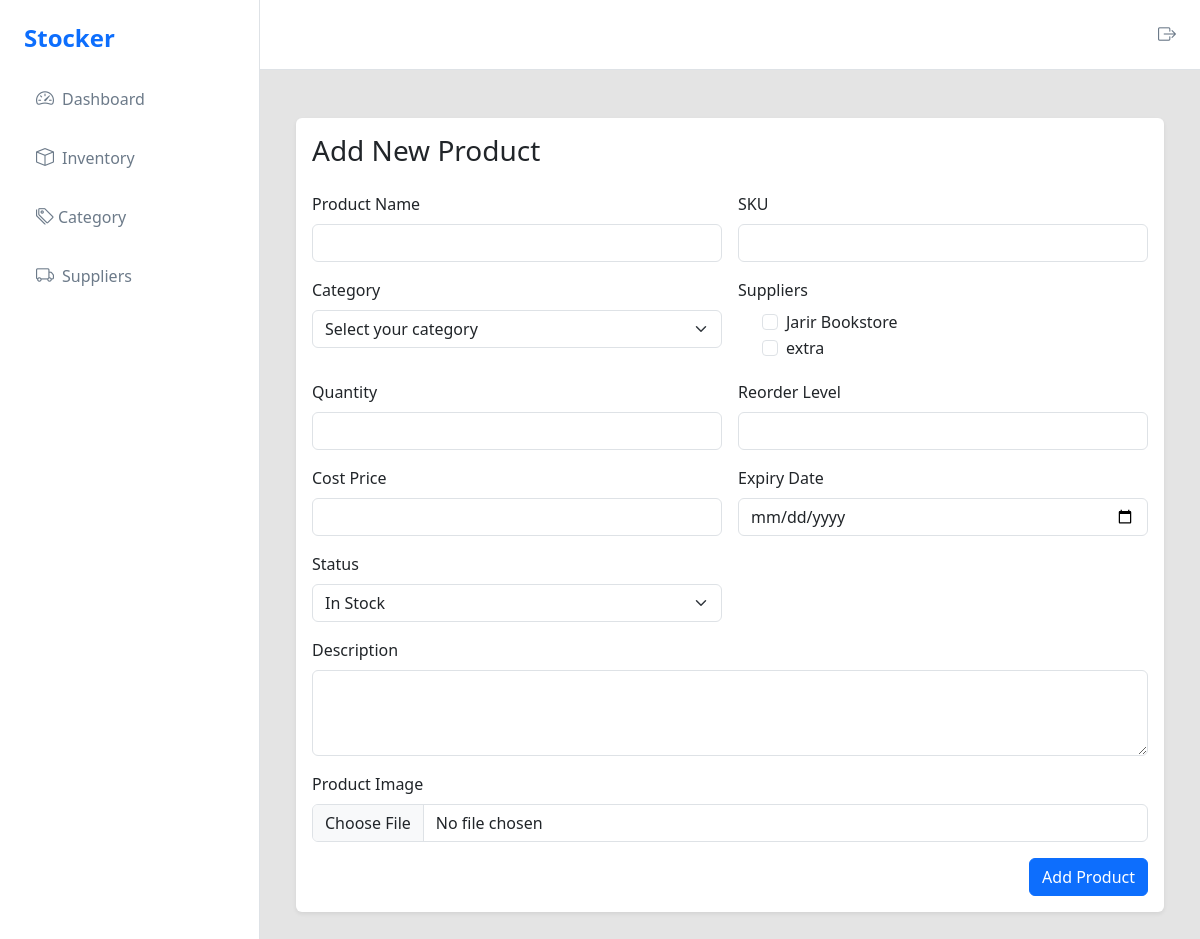
The app's page /inventory/add/product/ (signed in), older data.
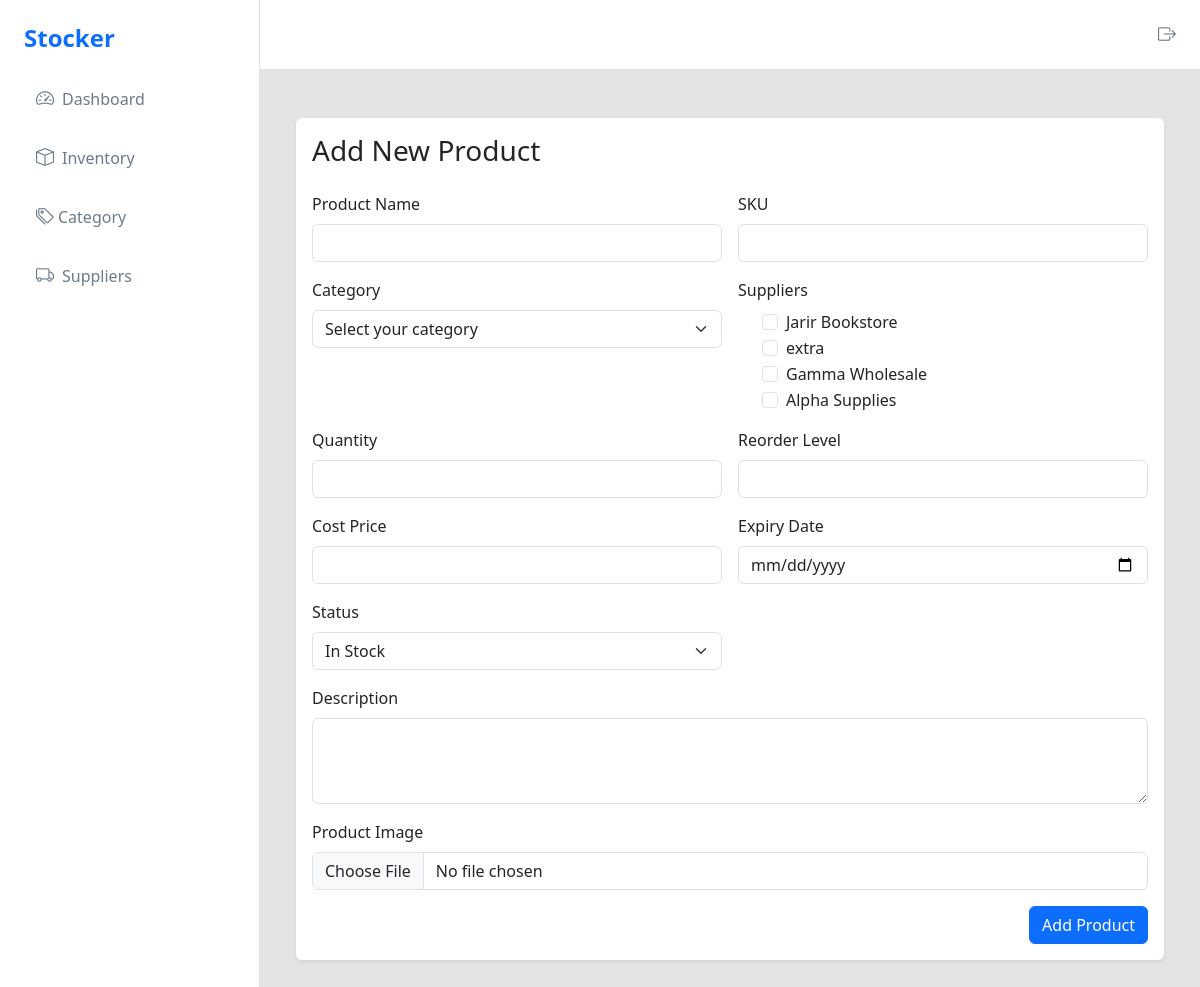
The same page, newer data.
### product/models.py (models this page shows, shortened)
class Supplier(models.Model):
    name = models.CharField(max_length=255, unique=True)
    phone = models.CharField(max_length=50, blank=True, null=True)
    email = models.EmailField(blank=True, null=True)
    website = models.URLField(blank=True, null=True)
    image = models.ImageField(upload_to='images/', blank=True, null=True)
    created_at = models.DateTimeField(auto_now_add=True)
    updated_at = models.DateTimeField(auto_now=True)

### product/views.py (the view, shortened to what this page needs)
# urls.py: path("add/product/", views.add_product_view , name="add_product_view"),
@login_required
def add_product_view(request: HttpRequest):
    suppliers = Supplier.objects.all()
    categories = Category.objects.all()
    today = date.today().isoformat()
    return render(request, 'products/add_product.html', {'today_date': today, 'suppliers': suppliers, 'categories': categories})

### product/templates/products/add_product.html (shortened to what this page needs)
{% extends 'main/base.html' %}
{% load static %}
{% block main %}
<div class="container py-4">
    <div class="card shadow-sm border-0">
        <div class="card-body">
            <h3 class="mb-4">Add New Product</h3>
            <form method="post" enctype="multipart/form-data" class="row g-3">
                <div class="col-md-6">
                    <label for="name" class="form-label">Product Name</label>
                    <input type="text" name="name" id="name" class="form-control" required>
                </div>
                <div class="col-md-6">
                    <label for="sku" class="form-label">SKU</label>
                    <input type="text" name="sku" id="sku" class="form-control" required>
                </div>
                <div class="col-md-6">
                    <label for="category" class="form-label">Category</label>
                    <select name="category" id="category" class="form-select" required>
                        <option value="" disabled selected>Select your category</option>
                    </select>
                </div>
                <div class="col-md-6">
                    <label class="form-label">Suppliers</label>
                    <div class="form-check" style="max-height: 100px; overflow-y: auto;">
                        {% for supplier in suppliers %}
                        <div class="form-check">
                            <input class="form-check-input" type="checkbox" name="supplier" id="supplier_{{ supplier.id }}" value="{{ supplier.id }}">
                            <label class="form-check-label" for="supplier_{{ supplier.id }}">{{ supplier.name }}</label>
                        </div>
                        {% endfor %}
                    </div>
                </div>
                <div class="col-md-6">
                    <label for="quantity" class="form-label">Quantity</label>
                    <input type="number" name="quantity" id="quantity" class="form-control" required>
                </div>
                <div class="col-md-6">
                    <label for="reorder_level" class="form-label">Reorder Level</label>
                    <input type="number" name="reorder_level" id="reorder_level" class="form-control" required>
                </div>
                <div class="col-md-6">
                    <label for="cost_price" class="form-label">Cost Price</label>
                    <input type="number" step="0.01" name="cost_price" id="cost_price" class="form-control" required>
                </div>
                <div class="col-md-6">
                    <label for="expiry_date" class="form-label">Expiry Date</label>
                    <input type="date" name="expiry_date" id="expiry_date" class="form-control" min="{{ today_date }}">
                </div>
                <div class="col-md-6">
                    <label for="status" class="form-label">Status</label>
                    <select name="stock_status" id="stock_status" class="form-select">
                        <option value="in_stock" {% if product.stock_status == 'in_stock' %}selected{% endif %}>In Stock</option>
                    </select>
                </div>
                <div class="col-12">
                    <label for="description" class="form-label">Description</label>
                    <textarea name="description" id="description" class="form-control" rows="3"></textarea>
                </div>
                <div class="col-12">
                    <label for="image" class="form-label">Product Image</label>
                    <input type="file" name="image" id="image" class="form-control" required>
                </div>
                <div class="col-12 text-end">
                    <button type="submit" class="btn btn-primary">Add Product</button>
                </div>
            </form>
        </div>
    </div>
</div>
{% endblock %}

Row changes from the older to the newer data that the page shows:
added Supplier: name "Gamma Wholesale"
added Supplier: name "Alpha Supplies"
